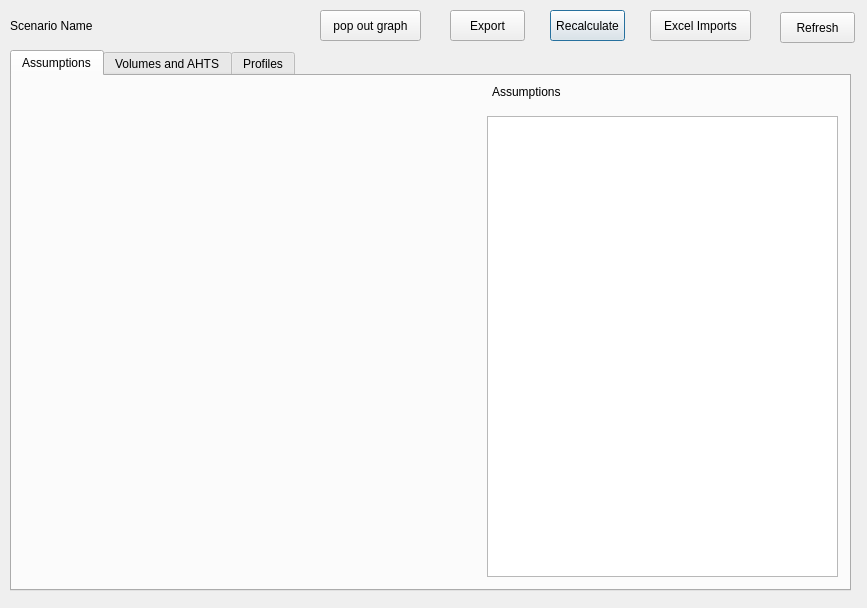
<?xml version="1.0" encoding="UTF-8"?>
<ui version="4.0">
 <class>Dialog</class>
 <widget class="QDialog" name="Dialog">
  <property name="geometry">
   <rect>
    <x>0</x>
    <y>0</y>
    <width>867</width>
    <height>608</height>
   </rect>
  </property>
  <property name="windowTitle">
   <string>Dialog</string>
  </property>
  <widget class="QTabWidget" name="tabWidget">
   <property name="geometry">
    <rect>
     <x>10</x>
     <y>50</y>
     <width>841</width>
     <height>541</height>
    </rect>
   </property>
   <property name="currentIndex">
    <number>0</number>
   </property>
   <widget class="QWidget" name="assumptiontab">
    <attribute name="title">
     <string>Assumptions</string>
    </attribute>
    <widget class="QTableView" name="assumptionstable">
     <property name="geometry">
      <rect>
       <x>475</x>
       <y>40</y>
       <width>351</width>
       <height>461</height>
      </rect>
     </property>
    </widget>
    <widget class="QLabel" name="assumptionslabel">
     <property name="geometry">
      <rect>
       <x>480</x>
       <y>0</y>
       <width>121</width>
       <height>31</height>
      </rect>
     </property>
     <property name="text">
      <string>Assumptions</string>
     </property>
    </widget>
   </widget>
   <widget class="QWidget" name="voltab">
    <attribute name="title">
     <string>Volumes and AHTS</string>
    </attribute>
   </widget>
   <widget class="QWidget" name="profiletab">
    <attribute name="title">
     <string>Profiles</string>
    </attribute>
   </widget>
  </widget>
  <widget class="QPushButton" name="recalcbutton">
   <property name="geometry">
    <rect>
     <x>550</x>
     <y>10</y>
     <width>75</width>
     <height>31</height>
    </rect>
   </property>
   <property name="text">
    <string>Recalculate</string>
   </property>
  </widget>
  <widget class="QPushButton" name="refreshbutton">
   <property name="geometry">
    <rect>
     <x>780</x>
     <y>12</y>
     <width>75</width>
     <height>31</height>
    </rect>
   </property>
   <property name="text">
    <string>Refresh</string>
   </property>
  </widget>
  <widget class="QLabel" name="scenarionamelabel">
   <property name="geometry">
    <rect>
     <x>10</x>
     <y>10</y>
     <width>121</width>
     <height>31</height>
    </rect>
   </property>
   <property name="text">
    <string>Scenario Name</string>
   </property>
  </widget>
  <widget class="QPushButton" name="exportbutton">
   <property name="geometry">
    <rect>
     <x>450</x>
     <y>10</y>
     <width>75</width>
     <height>31</height>
    </rect>
   </property>
   <property name="text">
    <string>Export</string>
   </property>
  </widget>
  <widget class="QPushButton" name="graphbutton">
   <property name="geometry">
    <rect>
     <x>320</x>
     <y>10</y>
     <width>101</width>
     <height>31</height>
    </rect>
   </property>
   <property name="text">
    <string>pop out graph</string>
   </property>
  </widget>
  <widget class="QPushButton" name="importsbutton">
   <property name="geometry">
    <rect>
     <x>650</x>
     <y>10</y>
     <width>101</width>
     <height>31</height>
    </rect>
   </property>
   <property name="text">
    <string>Excel Imports</string>
   </property>
  </widget>
 </widget>
 <resources/>
 <connections/>
</ui>
